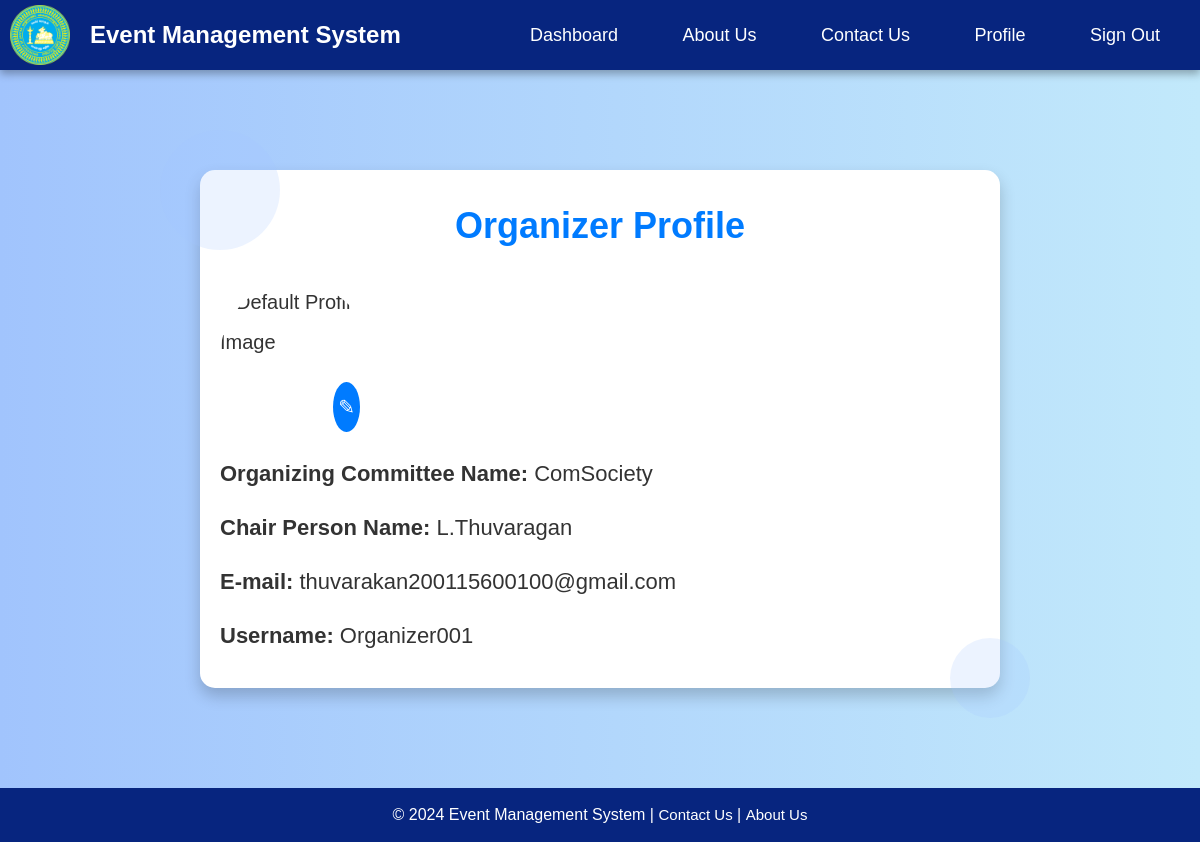
/organizer-profile.php (signed in), run on the app's committed database.
### tables this page shows
CREATE TABLE `organizer` (
  `userID` varchar(20) NOT NULL,
  `username` varchar(30) NOT NULL,
  `committeeName` varchar(100) NOT NULL,
  `chairPersonName` varchar(100) NOT NULL,
  `email` varchar(100) NOT NULL,
  `profileImage` blob NOT NULL
);

### organizer-profile.php (the view, shortened to what this page needs)
<?php
require_once 'db_connection.php';
function loadUserData($pdo) {
    $currentUserID = $_SESSION['userID'] ?? null;
    if ($currentUserID) {
        $stmt = $pdo->prepare("SELECT * FROM organizer WHERE userID = :userID");
        $stmt->execute(['userID' => $currentUserID]);
        $user = $stmt->fetch();
        if ($user) {
            return $user;
        }
    }
    return null;
}
$currentUser = loadUserData($pdo);
$currentUser = $_SESSION['currentUser'];
?>
<!DOCTYPE html>
<html lang="en">
<head>
</head>
<body>
<nav>
        <div style="display: flex; align-items: center;">
            <img src="image/logo.png" alt="Logo">
            <h1>Event Management System</h1>
        </div>
        <div>
            <a href="organizer-dashboard.php">Dashboard</a>
            <a href="organizer-about.php">About Us</a>
            <a href="organizer-contactUs.php">Contact Us</a>
            <a href="organizer-profile.php">Profile</a>
            <a href="login.php">Sign Out</a>
        </div>
    </nav>
    <div class="auth-container">
        <h2>Organizer Profile</h2>
        <div class="profile-info">
        <?php if (!empty($currentUser['profileImage'])): ?>
        <div class="profile-image-container" style="position: relative; display: inline-block;">
        <img alt="Profile Image" style="width: 150px; height: 150px; border-radius: 50%; object-fit: cover;">
        <span class="edit-icon" onclick="toggleUploadForm()" style="position: absolute; bottom: 10px; right: 10px; cursor: pointer; background-color: #007bff; color: white; padding: 5px; border-radius: 50%;">
            &#9998;
        </span>
        </div>
    <?php else: ?>
    <div class="profile-image-container" style="position: relative; display: inline-block;">
        <img src="default-profile.png" alt="Default Profile Image" style="width: 150px; height: 150px; border-radius: 50%; object-fit: cover;">
        <span class="edit-icon" onclick="toggleUploadForm()" style="position: absolute; bottom: 10px; right: 10px; cursor: pointer; background-color: #007bff; color: white; padding: 5px; border-radius: 50%;">
            &#9998;
        </span>
    </div>
<?php endif; ?>
            <p><strong>Organizing Committee Name:</strong> <?php echo htmlspecialchars($currentUser['committeeName']); ?></p>
            <p><strong>Chair Person Name:</strong> <?php echo htmlspecialchars($currentUser['chairPersonName']); ?></p>
            <p><strong>E-mail:</strong> <?php echo htmlspecialchars($currentUser['email']); ?></p>
            <p><strong>Username:</strong> <?php echo htmlspecialchars($currentUser['username']); ?></p>
        </div>
    </div>
    <footer>
        <p>&copy; <?php echo date("Y"); ?> Event Management System | <a href="Organizer-contactUs.php">Contact Us</a> | <a href="Organizer-about.php">About Us</a></p>
    </footer>
</body>
</html>

### organizer-profile.php (style rules this page uses)
* { margin: 0; padding: 0; box-sizing: border-box; }
body { font-family: Arial, sans-serif; color: #333; background: linear-gradient(to right, #A1C4FD, #C2E9FB); min-height: 100vh; display: flex; flex-direction: column; line-height: 1.5; }
nav { position: sticky; top: 0; z-index: 10; display: flex; justify-content: space-between; align-items: center; background-color: #07257F; color: white; padding: 5px 10px; width: 100%; box-shadow: 0 4px 8px rgba(0, 0, 0, 0.3); }
nav img { height: 60px; width: auto; margin-right: 20px; border-radius: 10px; }
nav h1 { font-size: 1.5em; margin: 0; color: white; }
nav a { color: white; padding: 10px 20px; text-decoration: none; margin: 0 10px; border-radius: 14px; font-size: 18px; transition: background-color 0.3s ease; }
.auth-container { width: 90%; max-width: 800px; background-color: #ffffff; padding: 20px; border-radius: 15px; box-shadow: 0 8px 16px rgba(0, 0, 0, 0.2); text-align: center; position: relative; line-height:2; margin:100px auto; font-size:20px; }
.auth-container::before, .auth-container::after { content: ''; position: absolute; border-radius: 50%; background: #A1C4FD; opacity: 0.2; }
.auth-container::before { width: 120px; height: 120px; top: -40px; left: -40px; }
.auth-container::after { width: 80px; height: 80px; bottom: -30px; right: -30px; }
h2 { font-size: 1.8em; margin-bottom: 20px; color: #007bff; }
.profile-info { text-align: left; margin-top: 20px; }
.profile-info p { font-size: 1.1em; margin: 10px 0; }
.profile-info img { margin-bottom: 10px; width: 150px; height: 150px; border-radius: 50%; object-fit: cover; display: block; margin-left: auto; margin-right: auto; }
footer { background-color: #07257F; color: white; text-align: center; padding: 15px; font-size: 16px; margin-top: auto; position: sticky; bottom: 0; left: 0; width: 100%; }
footer p { color:white; }
footer a { color: white; text-decoration: none; font-size:15px; }

### data on the page
organizer: committeeName "ComSociety", chairPersonName "L.Thuvaragan", email "thuvarakan200115600100@gmail.com", username "Organizer001"
